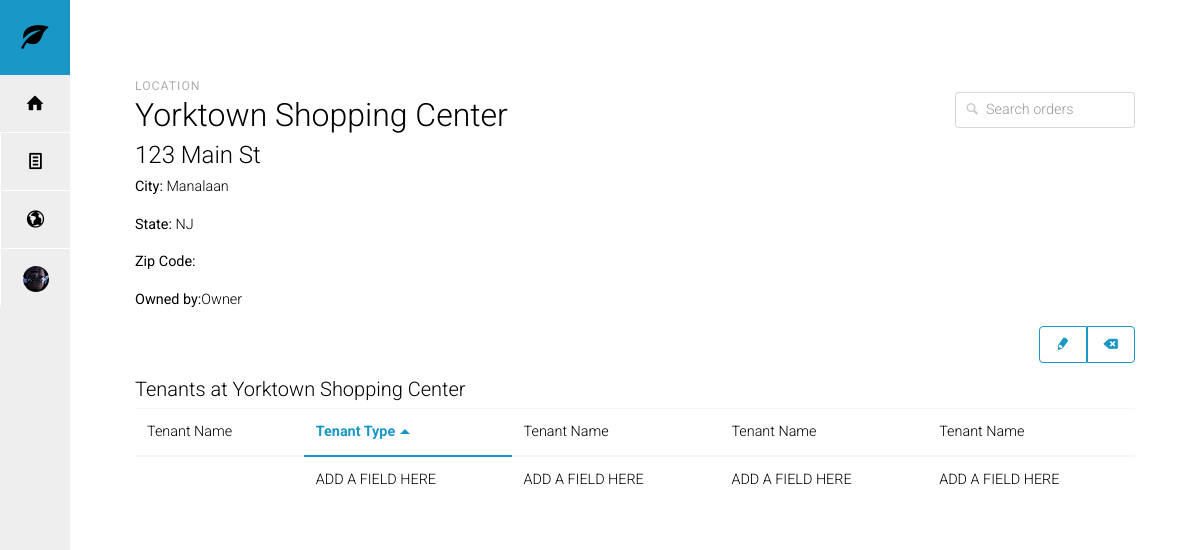
The page /commissions/location/4/ on the database as committed earlier.
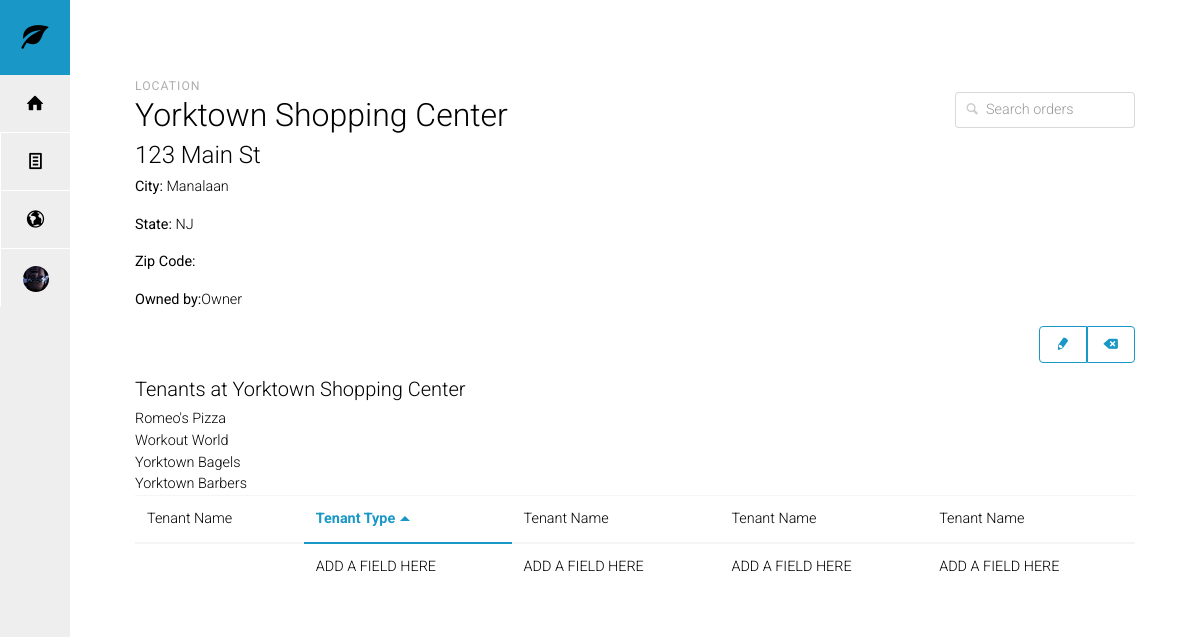
The same page on the database as committed later.
### commissions/models.py (models this page shows, shortened)
class Location(TimeStampedModel):
    tenants = models.ManyToManyField('Tenant', blank=True,)
    name_of_property = models.CharField("property name", max_length=120)
    property_owner = models.CharField(max_length=80, null=True, blank=True)  #refactor to contacts model
    address = models.CharField(max_length=120, null=True, blank=True)
    city = models.CharField(max_length=30, null=True, blank=True)
    state = models.CharField(max_length=30, null=True, blank=True)
    zip_code = models.CharField(max_length=10, null=True, blank=True)
    LOCATION_AVAILABILITY = (
        ('a', 'Available'),
        ('n', 'Not Available'),
        ('l', 'For Lease'),
        ('s', 'For Sale'),
        ('b', 'Sublet'),
    )
    availability = models.CharField(max_length=1, choices=LOCATION_AVAILABILITY, blank=True, default='n', help_text="Location status")
    PROPERTY_TYPE = (
        ('nc', 'Not Classified'),
        ('p', 'Pad'),
        ('b', 'Bank'),
        ('l', 'Land'),
    )
    property_type = models.CharField(max_length=2, choices=PROPERTY_TYPE, blank=True, default='nc')
    notes = models.TextField(blank=True)
    class Meta:
        ordering = ['-created']

class Tenant(TimeStampedModel):
    locations = models.ForeignKey('Location', blank=True, null=True)
    name_of_company = models.CharField(max_length=80, blank=True)
    notes = models.TextField(blank=True)
    created = models.DateTimeField(auto_now=False, auto_now_add=True)
    date_modified = models.DateTimeField("last modified", auto_now=True, auto_now_add=False)
    added_by = models.ForeignKey(MyUser, blank=True, null=True)
    class Meta:
        ordering = ('name_of_company',)

### commissions/views.py (the view)
# urls.py: url(r'^location/(?P<pk>[0-9]+)/$', views.LocationDetailView.as_view(), name='location-detail'),
class LocationDetailView(generic.DetailView):
    model = Location

### commissions/templates/commissions/location_detail.html
{% extends 'base.html' %}
{% block content %}
  <div class="container">
        <div class="dashhead">
  <div class="dashhead-titles">
    <h6 class="dashhead-subtitle">Location</h6>
    <h2 class="dashhead-title">{{ location.name_of_property }}</h2>
    <h4 class="dashhead-title">{{ location.address }}</h4>
    <p><strong>City:</strong> {{ location.city }} </p>
    <p><strong>State:</strong> {{ location.state }} </p>
    <p><strong>Zip Code:</strong> {{ location.zip }} </p>
    <p><strong>Owned by:</strong>{{ location.property_owner }} </p>
  </div>
  <div class="btn-toolbar dashhead-toolbar">
    <div class="btn-toolbar-item input-with-icon">
      <input type="text" class="form-control input-block" placeholder="Search orders">
      <span class="icon icon-magnifying-glass"></span>
    </div>
  </div>
  </div>
  <div class="flextable table-actions">
    <div class="flextable-item flextable-primary">
    </div>
    <div class="flextable-item">
      <div class="btn-group">
        <button type="button" class="btn btn-outline-primary">
          <span class="icon icon-pencil"></span>
        </button>
        <button type="button" class="btn btn-outline-primary">
          <span class="icon icon-erase"></span>
        </button>
      </div>
    </div>
  </div>
<h5> Tenants at {{ location.name_of_property }} </h5>
{% for tenant in location.tenant_set.all  %}
{{ tenant.name_of_company }} <br>
{% endfor %}
  <div class="table-responsive">
    <table class="table" data-sort="table">
      <thead>
        <tr>
          <th>Tenant Name</th>
          <th>Tenant Type</th>
          <th>Tenant Name</th>
          <th>Tenant Name</th>
          <th>Tenant Name</th>
        </tr>
      </thead>
      <tbody>
        <tr>
          <td><a href="#"></a></td>
          <td>ADD A FIELD HERE</td>
          <td>ADD A FIELD HERE</td>
          <td>ADD A FIELD HERE</td>
          <td>ADD A FIELD HERE</td>
        </tr>
      </tbody>
    </table>
  </div>
{% endblock %}

### commissions/templates/base.html (shortened to what this page needs)
<!DOCTYPE html>
<html lang="en">
<head>
	{% load static %}
	<link rel="stylesheet" href="{% static 'css/toolkit-light.css' %}">
	<link rel="stylesheet" href="{% static 'css/application.css' %}">
	<link rel="stylesheet" href="{% static 'css/docs.css' %}">
	<link rel="stylesheet" href="{% static 'css/style.css' %}">
</head>
<body>
  <div class="with-iconav">
    <nav class="iconav">
      <a class="iconav-brand" href="{% url 'index' %}">
        <span class="icon icon-leaf iconav-brand-icon"></span>
      </a>
      <div class="iconav-slider">
        <ul class="nav nav-pills iconav-nav">
          <li class="nav-item">
            <a class="nav-link" href="{% url 'index' %}" title="Home" data-toggle="tooltip" data-placement="right" data-container="body">
              <span class="icon icon-home"></span>
            </a>
          </li>
          <li class="nav-item">
            <a class="nav-link" href="{% url 'sales' %}" title="Sales" data-toggle="tooltip" data-placement="right" data-container="body">
              <span class="icon icon-text-document"></span>
            </a>
          </li>
          <li class="nav-item">
            <a class="nav-link" href="{% url 'leases' %}" title="Leases" data-toggle="tooltip" data-placement="right" data-container="body">
              <span class="icon icon-globe"></span>
            </a>
          </li>
          <li class="nav-item">
            <a class="nav-link" href="#" title="Signed in as mdo" data-toggle="tooltip" data-placement="right" data-container="body">
              <img src="../assets/img/avatar-mdo.png" alt="" class="rounded-circle">
            </a>
          </li>
        </ul>
      </div>
    </nav>
{% block content %}{% endblock content %}
  </body>
</html>

### commissions/static/css/application.css (style rules this page uses)
body { padding-top: 20px; padding-bottom: 20px; }
@media (min-width: 768px) { body { padding-top: 50px; padding-bottom: 50px; } }
h1, h2, h3, h4, h5, h6, .h1, .h2, .h3, .h4, .h5, .h6 { margin-top: 0; }

### commissions/static/css/docs.css (style rules this page uses)
body { overflow-x: hidden; padding-bottom: 40px; }

### commissions/static/css/style.css (style rules this page uses)
body { padding-top: 5rem; background-color: white; }

### commissions/templates/base.html (style rules this page uses)
body { width: 1px; min-width: 100%; *width: 100%; }

Rows that differ between the two databases and show on the page:
added Tenant: name_of_company "Romeo's Pizza"
added Tenant: name_of_company "Workout World"
added Tenant: name_of_company "Yorktown Bagels"
added Tenant: name_of_company "Yorktown Barbers"
